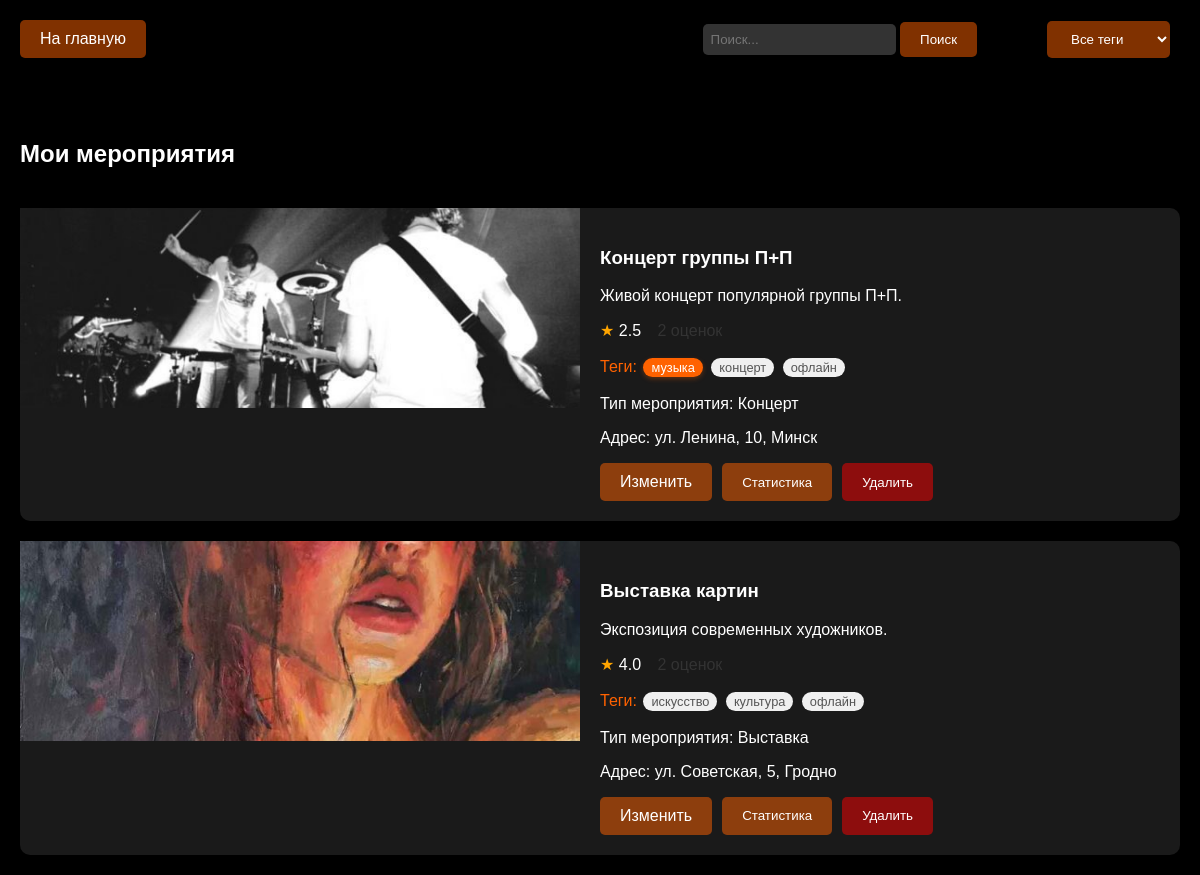
Before: /my_events (signed in) with the older database file.
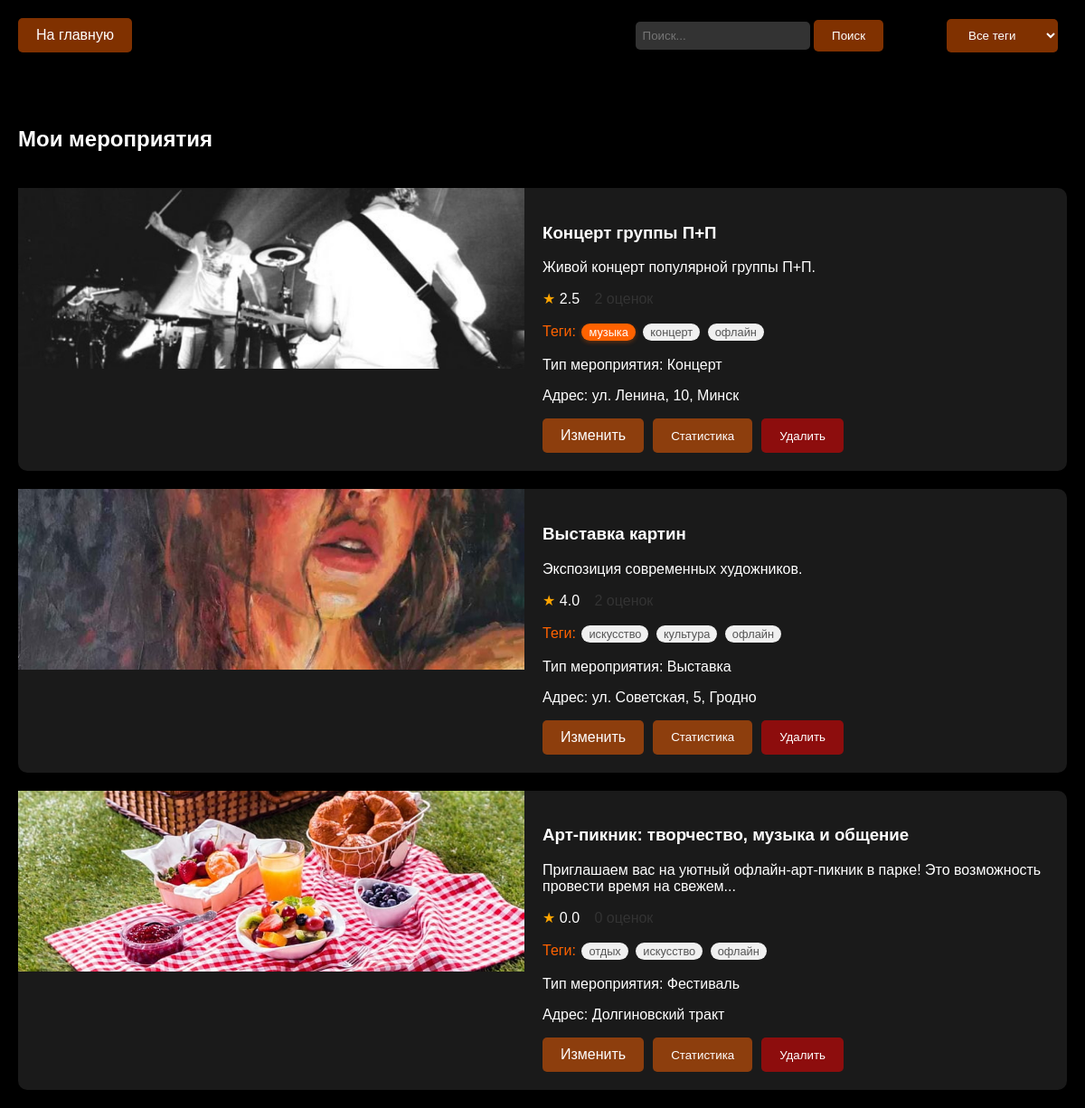
After: the same page with the newer database file.
### app/app.py (models this page shows, shortened)
class Event(db.Model):
    id = db.Column(db.Integer, primary_key=True)
    title = db.Column(db.String(100), nullable=False)
    description = db.Column(db.Text, nullable=False)
    organizer_id = db.Column(db.Integer, db.ForeignKey('user.id'), nullable=False)
    format = db.Column(db.String(20), nullable=False)  # 'online' или 'offline'
    location_name = db.Column(db.String(200))  # Название места
    location_address = db.Column(db.String(200))  # Физический адрес
    online_info = db.Column(db.Text)  # Информация для онлайн мероприятий
    date_time = db.Column(db.DateTime, nullable=False)
    duration = db.Column(db.Integer, nullable=False)
    image_url = db.Column(db.String(200))
    lat = db.Column(db.Float)
    lng = db.Column(db.Float)
    event_type = db.Column(db.String(50))
    created_at = db.Column(db.DateTime, default=datetime.utcnow)
    is_active = db.Column(db.Boolean, default=True)
    is_private = db.Column(db.Boolean, default=False)
    password = db.Column(db.String(100))  # Пароль для приватных мероприятий
    organizer = db.relationship('User', backref='events')
    tags = db.relationship('Tag', secondary='event_tag', backref='events')
    user_statuses = db.relationship(
        'UserEventStatus',
        backref=db.backref('event', lazy='joined'),
        lazy='dynamic'
    )
    @hybrid_property
    def average_rating(self):
        return db.session.query(func.avg(Rating.rating)).filter(
            Rating.event_id == self.id
        ).scalar() or 0.0
    @property
    def ratings_count(self):
        return Rating.query.filter_by(event_id=self.id).count()
    @property
    def distance(self):
        return getattr(self, '_distance', None)

class Tag(db.Model):
    id = db.Column(db.Integer, primary_key=True)
    name = db.Column(db.String(50), unique=True, nullable=False)

### app/app.py (the view, shortened to what this page needs)
@app.route('/my_events')
def my_events():
    if 'username' not in session or session['role'] != 'organizer':
        return redirect(url_for('home'))
    search_query = request.args.get('search', '').strip()
    selected_tag = request.args.get('tag', '').strip()
    user = User.query.filter_by(username=session['username']).first()
    query = Event.query.filter_by(organizer_id=user.id, is_active=True)
    if selected_tag:
        tag = Tag.query.filter_by(name=selected_tag).first()
        if tag:
            query = query.join(Event.tags).filter(Tag.id == tag.id)
    events = query.all()
    tags = Tag.query.all()
    return render_template('my_events.html', events=events, tags=tags)

### app/app.py (called while the page is built, shortened)
@app.context_processor
def inject_nearby_status():
    return {'nearby_filter_active': 'nearby' in request.args}

@app.before_request
def make_session_permanent():
    session.permanent = True

@app.context_processor
def inject_user():
    if 'username' in session:
        user = User.query.filter_by(username=session['username']).first()
        return {'current_user': user}
    return {}

@app.context_processor
def inject_validation_counts():
    return {}

@app.context_processor
def inject_friend_requests_count():
    if 'username' in session:
        user = User.query.filter_by(username=session['username']).first()
        if user:
            pending_requests = Friendship.query.filter_by(
                friend_id=user.id,
                status='pending'
            ).count()
            return {'pending_friend_requests': pending_requests}
    return {}

@app.context_processor
def inject_user():
    if 'username' in session:
        user = User.query.filter_by(username=session['username']).first()
        return {'current_user': user}
    return {}

### app/templates/my_events.html (shortened to what this page needs)
<!DOCTYPE html>
<html>
<head>
    <link rel="stylesheet" href="{{ url_for('static', filename='styles.css') }}">
</head>
<body>
    <div class="header">
        <a href="{{ url_for('home') }}" class="menu-btn">На главную</a>
        <div class="menu-buttons">
            <div class="search-container">
                <form method="GET" action="{{ url_for('my_events') }}">
                    <input class="search-input" type="text" name="search" placeholder="Поиск..." value="{{ request.args.get('search', '') }}">
                    <button class="menu-btn" type="submit">Поиск</button>
                </form>
            </div>
            <select class="menu-btn" onchange="filterPosts('tag', this.value)">
                <option value="">Все теги</option>
            </select>
        </div>
    </div>
    <div class="posts-container">
        <h2>Мои мероприятия</h2>
        {% for event in events %}
        <div class="post"
             data-event-id="{{ event.id }}"
             data-title="{{ event.title | escape }}"
             data-description="{{ event.description | escape }}"
             data-location-name="{{ event.location_name | escape if event.location_name else '' }}"
             data-tags="{{ event.tags|map(attribute='name')|join(', ') | escape }}"
             data-event-type="{{ event.event_type | escape }}"
             data-location-address="{{ event.location_address | escape if event.location_address else '' }}"
             data-lat="{{ event.lat | default(0) }}"
             data-lng="{{ event.lng | default(0) }}"
             data-image-url="{{ event.image_url | default('', true) | escape }}"
             data-is-private="{{ 'true' if event.is_private else 'false' }}"
             data-format="{{ event.format }}"
             data-online-info="{{ event.online_info | escape if event.online_info else '' }}"
             data-date-time="{{ event.date_time.strftime('%Y-%m-%dT%H:%M:%S') }}"
             data-duration="{{ event.duration }}"
             data-organizer-username="{{ event.organizer.username }}"
             onclick="handlePostClick(this)">
            <img class="post-image"
                 src="{{ url_for('static', filename=event.image_url) if event.image_url else url_for('static', filename='images/no-image.jpg') }}"
                 alt="{{ event.title }}"
                 onerror="this.onerror=null;this.src='{{ url_for('static', filename='images/no-image.jpg') }}'">
            <div class="post-content">
                <h3>{{ event.title }}</h3>
                <p>{{ event.description|truncate(100) }}</p>
                <p class="rating">
                        <span class="star" style="color: #ffa500;">★</span>
                        <span class="average-rating" style="margin-right: 12px;">{{ "%.1f"|format(event.average_rating) }}</span>
                        <span class="ratings-count" style="color: #333333;"> {{ event.ratings_count }} оценок</span>
                    </p>
                    <p class="tags">Теги:
                        {% for tag in event.tags %}
                            <span class="tag
                                {% if session.username %}
                                    {% if tag in current_user.favorite_tags %}favorite-tag{% endif %}
                                {% endif %}">
                                {{ tag.name }}
                            </span>
                        {% endfor %}
                    </p>
                <p>Тип мероприятия: {{ event.event_type }}</p>
                <p>Адрес: {{ event.location_address }}</p>
                <div class="event-actions">
                    <a href="{{ url_for('edit_event', event_id=event.id) }}" class="menu-btn">Изменить</a>
                    <button onclick="showEventStats(event, {{ event.id }})" class="menu-btn stats-btn">Статистика</button>
                    <button onclick="confirmDelete({{ event.id }})" class="menu-btn delete-btn">Удалить</button>
                </div>
            </div>
        </div>
        {% endfor %}
    </div>
</body>
</html>

### app/static/styles.css (style rules this page uses)
body { margin: 0; padding: 0; background: #000000; color: #ffffff; font-family: Arial, sans-serif; }
.header { background: rgba(0, 0, 0, 0.8); padding: 20px; display: flex; align-items: center; justify-content: space-between; position: fixed; width: 100%; top: 0; z-index: 1000; }
.menu-buttons { display: flex; gap: 20px; align-items: center; }
.menu-btn { padding: 10px 20px; background: rgba(255, 98, 0, 0.5); border: none; color: white; cursor: pointer; border-radius: 5px; transition: background 0.3s ease; text-decoration: none; }
.search-container { display: flex; gap: 10px; }
.search-input { padding: 8px; background: #333333; border: none; color: white; border-radius: 5px; }
.posts-container { margin-top: 100px; padding: 20px; display: grid; gap: 20px; }
.post { display: flex; background: #1a1a1a; border-radius: 10px; overflow: hidden; cursor: pointer; transition: transform 0.2s; position: relative; overflow: visible !important; }
.post-image { width: 50%; height: 200px; object-fit: cover; position: sticky; top: 0; }
.post-content { width: 50%; padding: 20px; }
.tags { color: #ff6200; }
.tag { display: inline-block; background-color: #f0f0f0; padding: 2px 8px; margin: 2px; border-radius: 12px; font-size: 0.8em; color: #555; transition: all 0.3s ease; }
.tag.favorite-tag { background-color: #ff6200; color: white; box-shadow: 0 2px 5px rgba(255, 98, 0, 0.3); }
.event-actions { display: flex; gap: 10px; margin-top: 15px; }
.delete-btn { background: rgba(255, 0, 0, 0.5); }
.header .menu-btn:last-child { margin-right: 50px; }
.stats-btn { background: rgba(255, 98, 0, 0.5) !important; }
.menu-buttons { display: flex; align-items: center; }

Changed rows visible on the page:
added Event: image_url (picture), title "Арт-пикник: творчество, музыка и общение", description "Приглашаем вас на уютный офлайн-арт-пикник в парке! Это возможность провести время на свежем...", average_rating "0.0", ratings_count "0", event_type "Фестиваль", location_address "Долгиновский тракт", Tag (name "искусство"), Tag (name "офлайн")
now on this page (row unchanged): Tag: name "отдых", shown under "Арт-пикник: творчество, музыка и общение"
